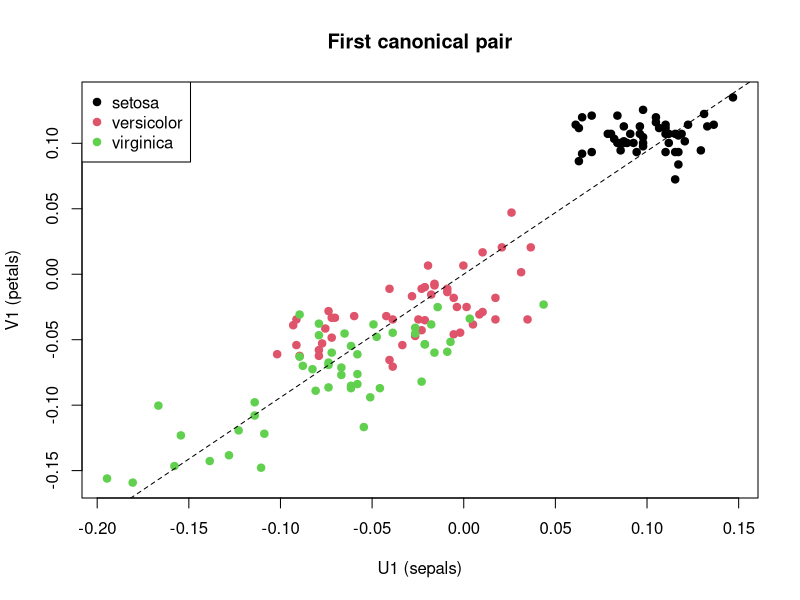
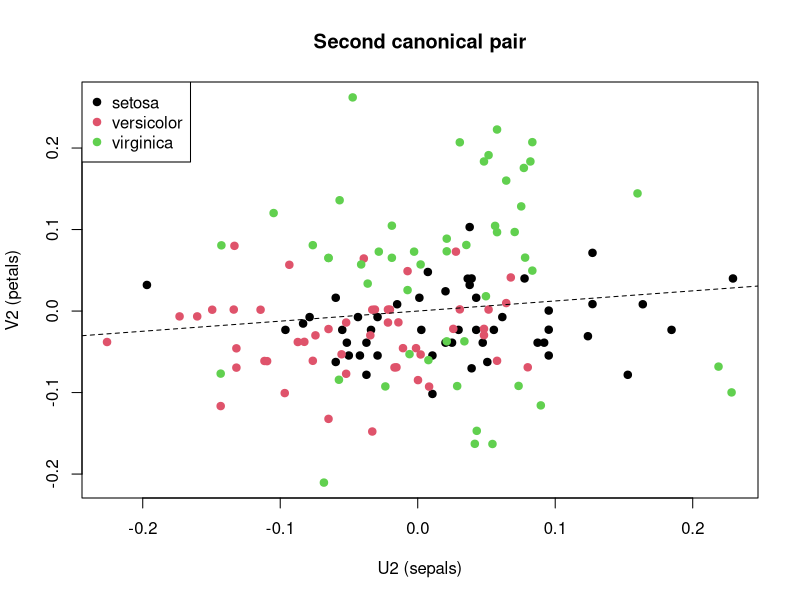

The R script that drew these images, in order:
# ============================================================
# Canonical Correlation Analysis (CCA) — Lecture Demo
# Dataset: iris
# ============================================================

# ------------------------------------------------------------
# 0. Setup
# ------------------------------------------------------------
# Goal of this demo:
# Show how CCA finds relationships between TWO sets of variables

# In this example:
#   X = sepal measurements
#   Y = petal measurements

# Key question:
# "What linear combination of sepals is most strongly associated
#  with what linear combination of petals?"

data(iris)

# Always inspect the data first
head(iris)
str(iris)

# ------------------------------------------------------------
# 1. Define the two blocks
# ------------------------------------------------------------

# Block 1: Sepal variables
X_raw <- iris[, c("Sepal.Length", "Sepal.Width")]

# Block 2: Petal variables
Y_raw <- iris[, c("Petal.Length", "Petal.Width")]

# Important teaching point:
# CCA is about RELATIONSHIP BETWEEN BLOCKS,
# not prediction and not classification.

# ------------------------------------------------------------
# 2. Standardize variables
# ------------------------------------------------------------

# CCA is sensitive to scale.
# We standardize so that all variables contribute comparably.

X <- scale(X_raw)
Y <- scale(Y_raw)

# Verify standardization
colMeans(X)
apply(X, 2, sd)

colMeans(Y)
apply(Y, 2, sd)

# ------------------------------------------------------------
# 3. Explore correlations
# ------------------------------------------------------------

cat("\nWithin sepal block:\n")
print(cor(X))

cat("\nWithin petal block:\n")
print(cor(Y))

cat("\nBetween blocks (sepals vs petals):\n")
print(cor(X, Y))

# Teaching note:
# Students should see that there ARE cross-block correlations,
# which motivates using CCA.

# ------------------------------------------------------------
# 4. Fit CCA
# ------------------------------------------------------------

cca_fit <- cancor(X, Y)

cat("\nCanonical correlations:\n")
print(cca_fit$cor)

# Interpretation:
# These are the maximum correlations achievable between
# linear combinations of X and Y.

# Usually:
# - First correlation is large
# - Second is much smaller

cat("\nCanonical coefficients for sepals (X):\n")
print(cca_fit$xcoef)

cat("\nCanonical coefficients for petals (Y):\n")
print(cca_fit$ycoef)

# Teaching note:
# These are weights defining the canonical variates.
# But raw coefficients are often hard to interpret directly.

# ------------------------------------------------------------
# 5. Compute canonical variates
# ------------------------------------------------------------

U <- X %*% cca_fit$xcoef   # canonical variates for X
V <- Y %*% cca_fit$ycoef   # canonical variates for Y

colnames(U) <- c("U1", "U2")
colnames(V) <- c("V1", "V2")

# ------------------------------------------------------------
# 6. Verify key CCA properties
# ------------------------------------------------------------

cat("\nCorrelation between canonical variates:\n")
print(cor(U, V))

cat("\nWithin U (should be ~uncorrelated):\n")
print(cor(U))

cat("\nWithin V (should be ~uncorrelated):\n")
print(cor(V))

# Teaching note:
# Key properties to emphasize:
# - cor(U1, V1) = first canonical correlation
# - cor(U2, V2) = second canonical correlation
# - canonical variates within each block are uncorrelated

# ------------------------------------------------------------
# 7. Plot first canonical pair
# ------------------------------------------------------------

plot(U[, 1], V[, 1],
     col = as.numeric(iris$Species),
     pch = 19,
     xlab = "U1 (sepals)",
     ylab = "V1 (petals)",
     main = "First canonical pair")

legend("topleft",
       legend = levels(iris$Species),
       col = 1:3,
       pch = 19)

abline(lm(V[, 1] ~ U[, 1]), lty = 2)

# Teaching note:
# This plot shows the strongest relationship between the two blocks.
# If correlation is high, points lie close to a line.

# ------------------------------------------------------------
# 8. Plot second canonical pair
# ------------------------------------------------------------

plot(U[, 2], V[, 2],
     col = as.numeric(iris$Species),
     pch = 19,
     xlab = "U2 (sepals)",
     ylab = "V2 (petals)",
     main = "Second canonical pair")

legend("topleft",
       legend = levels(iris$Species),
       col = 1:3,
       pch = 19)

abline(lm(V[, 2] ~ U[, 2]), lty = 2)

# Teaching note:
# This pair captures remaining association after removing the first.
# Usually much weaker.

# ------------------------------------------------------------
# 9. Interpret using loadings (IMPORTANT)
# ------------------------------------------------------------

# Loadings = correlation between original variables and canonical variates

x_loadings <- cor(X, U)
y_loadings <- cor(Y, V)

cat("\nLoadings for sepal variables:\n")
print(x_loadings)

cat("\nLoadings for petal variables:\n")
print(y_loadings)

# Teaching note:
# These are MUCH easier to interpret than raw coefficients.

# Example interpretation:
# If all variables load strongly on U1/V1,
# then the first canonical dimension represents "overall size".

# ------------------------------------------------------------
# 10. Cross-loadings
# ------------------------------------------------------------

cat("\nCross-loadings: sepal variables vs V:\n")
print(cor(X, V))

cat("\nCross-loadings: petal variables vs U:\n")
print(cor(Y, U))

# Teaching note:
# These show how one block relates to the canonical variates of the other block.

# ------------------------------------------------------------
# 11. Group means (optional but insightful)
# ------------------------------------------------------------

cca_scores <- data.frame(U1 = U[, 1],
                         U2 = U[, 2],
                         V1 = V[, 1],
                         V2 = V[, 2],
                         Species = iris$Species)

cat("\nSpecies means in canonical space:\n")
print(aggregate(cbind(U1, V1) ~ Species,
                data = cca_scores,
                mean))

# Teaching note:
# Even though CCA does NOT use species,
# the structure we find may still reflect species differences.

# ------------------------------------------------------------
# 12. Final interpretation summary
# ------------------------------------------------------------

cat("\nInterpretation summary:\n")
cat("CCA identifies latent dimensions linking sepals and petals.\n")
cat("The first canonical pair captures the dominant shared pattern.\n")
cat("Loadings indicate which variables drive this relationship.\n")
cat("Subsequent pairs capture weaker, residual associations.\n")

# ============================================================
# End of demo
# ============================================================
